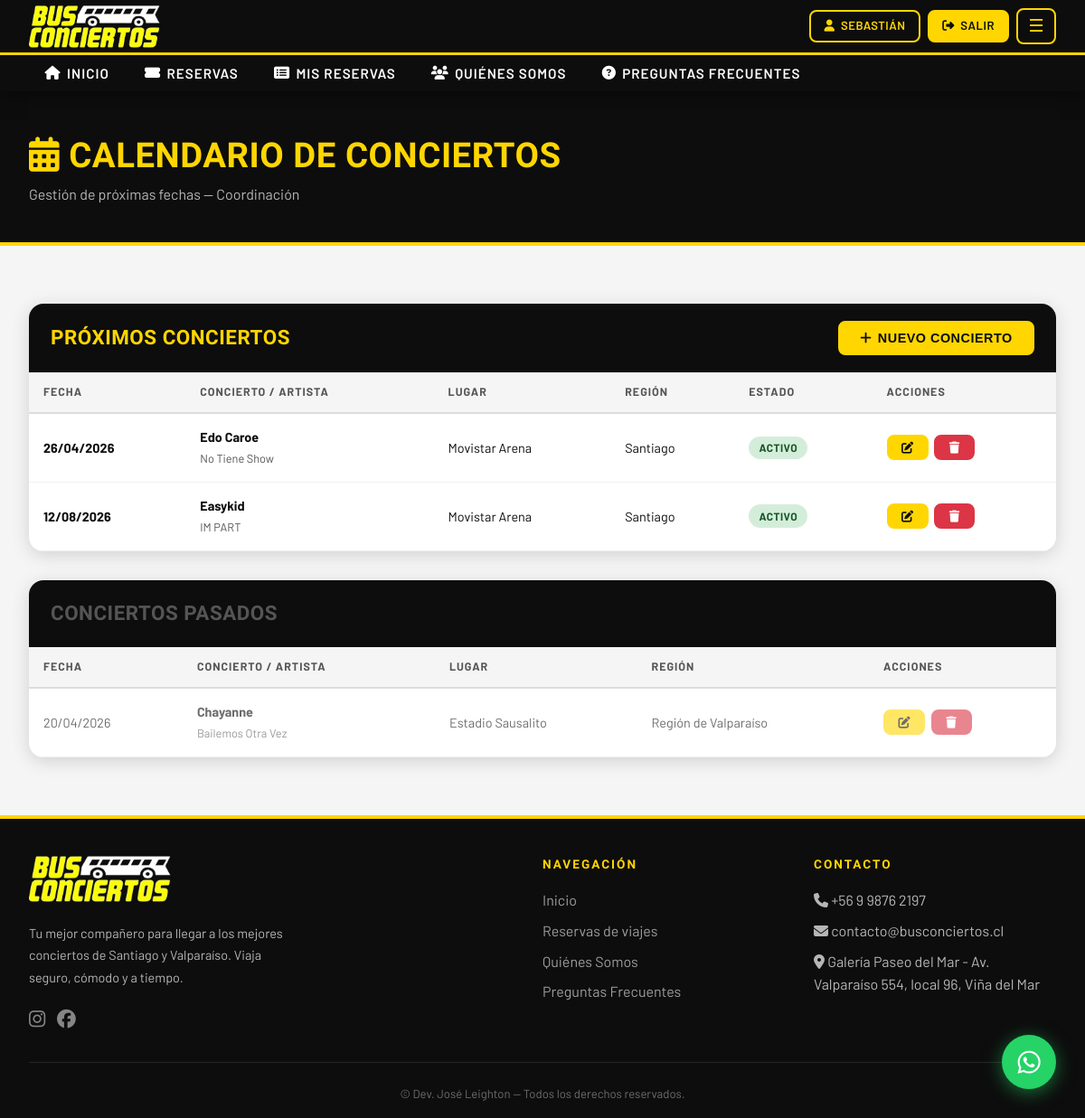
The page /calendario/ (signed in) on the database its author committed.
### core/models.py (models this page shows, shortened)
class Concierto(models.Model):
    REGION_CHOICES = [
        ('santiago', 'Santiago'),
        ('valparaiso', 'Región de Valparaíso'),
    ]
    nombre = models.CharField(max_length=200, verbose_name='Nombre del Concierto')
    artista = models.CharField(max_length=200, verbose_name='Artista / Banda')
    fecha = models.DateField(verbose_name='Fecha')
    lugar = models.CharField(max_length=300, verbose_name='Lugar / Recinto')
    region = models.CharField(max_length=20, choices=REGION_CHOICES, verbose_name='Región')
    descripcion = models.TextField(blank=True, verbose_name='Descripción')
    imagen_url = models.URLField(blank=True, verbose_name='URL Imagen')
    activo = models.BooleanField(default=True)
    class Meta:
        verbose_name = 'Concierto'
        verbose_name_plural = 'Conciertos'
        ordering = ['fecha']

### core/views.py (the view)
# urls.py: path('calendario/', views.calendario_conciertos, name='calendario_conciertos'),
@coordinador_required
def calendario_conciertos(request):
    hoy = timezone.now().date()
    proximos = Concierto.objects.filter(fecha__gte=hoy).order_by('fecha')
    pasados = Concierto.objects.filter(fecha__lt=hoy).order_by('-fecha')[:10]
    return render(request, 'core/calendario_conciertos.html', {
        'proximos': proximos,
        'pasados': pasados,
        'form': ConciertoForm(),
    })

### core/templates/core/calendario_conciertos.html (shortened to what this page needs)
{% extends 'base.html' %}
{% block content %}
<div class="page-header">
  <div class="container">
    <h1><i class="fa fa-calendar-alt"></i> Calendario de Conciertos</h1>
    <p>Gestión de próximas fechas — Coordinación</p>
  </div>
</div>
<section class="seccion" style="max-width:none;">
  <div class="tabla-wrapper">
    <div class="tabla-header">
      <h2>PRÓXIMOS CONCIERTOS</h2>
      <button type="button" class="btn btn-primary" onclick="abrirModalNuevoConcierto()"><i class="fa fa-plus"></i> Nuevo Concierto</button>
    </div>
    {% if proximos %}
    <div style="overflow-x:auto;">
      <table>
        <thead>
          <tr>
            <th>Fecha</th>
            <th>Concierto / Artista</th>
            <th>Lugar</th>
            <th>Región</th>
            <th>Estado</th>
            <th>Acciones</th>
          </tr>
        </thead>
        <tbody>
          {% for c in proximos %}
          <tr>
            <td><strong>{{ c.fecha|date:"d/m/Y" }}</strong></td>
            <td>
              <strong>{{ c.artista }}</strong><br>
              <span style="font-size:0.8rem;color:var(--gris-medio);">{{ c.nombre }}</span>
            </td>
            <td>{{ c.lugar }}</td>
            <td>{{ c.get_region_display }}</td>
            <td>
              {% if c.activo %}
                <span class="badge-estado badge-disponible">Activo</span>
              {% else %}
                <span class="badge-estado badge-cancelado">Inactivo</span>
              {% endif %}
            </td>
            <td>
              <div class="tabla-acciones">
                <button type="button" class="btn btn-primary btn-sm" title="Editar"
                  data-url="{% url 'editar_concierto' c.pk %}"
                  data-artista="{{ c.artista|escapejs }}"
                  data-nombre="{{ c.nombre|escapejs }}"
                  data-fecha="{{ c.fecha|date:'Y-m-d' }}"
                  data-lugar="{{ c.lugar|escapejs }}"
                  data-region="{{ c.region }}"
                  data-activo="{{ c.activo|yesno:'1,0' }}"
                  onclick="abrirModalEditarConcierto(this.dataset)">
                  <i class="fa fa-edit"></i>
                </button>
                <button type="button" class="btn btn-danger btn-sm" title="Eliminar"
                  data-url="{% url 'eliminar_concierto' c.pk %}"
                  data-nombre="{{ c.artista|escapejs }} — {{ c.nombre|escapejs }}"
                  onclick="abrirModalEliminarConcierto(this.dataset.url, this.dataset.nombre)">
                  <i class="fa fa-trash"></i>
                </button>
              </div>
            </td>
          </tr>
          {% endfor %}
        </tbody>
      </table>
    </div>
    {% else %}
    <div style="text-align:center;padding:3rem;">
      <p style="color:var(--gris-medio);">No hay conciertos próximos registrados.</p>
      <button type="button" class="btn btn-primary" style="margin-top:1rem;" onclick="abrirModalNuevoConcierto()"><i class="fa fa-plus"></i> Agregar primer concierto</button>
    </div>
    {% endif %}
  </div>
  {% if pasados %}
  <div class="tabla-wrapper" style="margin-top:2rem;">
    <div class="tabla-header">
      <h2 style="color:var(--gris-medio);">CONCIERTOS PASADOS</h2>
    </div>
    <div style="overflow-x:auto;">
      <table>
        <thead>
          <tr>
            <th>Fecha</th>
            <th>Concierto / Artista</th>
            <th>Lugar</th>
            <th>Región</th>
            <th>Acciones</th>
          </tr>
        </thead>
        <tbody>
          {% for c in pasados %}
          <tr style="opacity:0.6;">
            <td>{{ c.fecha|date:"d/m/Y" }}</td>
            <td>
              <strong>{{ c.artista }}</strong><br>
              <span style="font-size:0.8rem;color:var(--gris-medio);">{{ c.nombre }}</span>
            </td>
            <td>{{ c.lugar }}</td>
            <td>{{ c.get_region_display }}</td>
            <td>
              <div class="tabla-acciones">
                <button type="button" class="btn btn-primary btn-sm" title="Editar"
                  data-url="{% url 'editar_concierto' c.pk %}"
                  data-artista="{{ c.artista|escapejs }}"
                  data-nombre="{{ c.nombre|escapejs }}"
                  data-fecha="{{ c.fecha|date:'Y-m-d' }}"
                  data-lugar="{{ c.lugar|escapejs }}"
                  data-region="{{ c.region }}"
                  data-activo="{{ c.activo|yesno:'1,0' }}"
                  onclick="abrirModalEditarConcierto(this.dataset)">
                  <i class="fa fa-edit"></i>
                </button>
                <button type="button" class="btn btn-danger btn-sm" title="Eliminar"
                  data-url="{% url 'eliminar_concierto' c.pk %}"
                  data-nombre="{{ c.artista|escapejs }} — {{ c.nombre|escapejs }}"
                  onclick="abrirModalEliminarConcierto(this.dataset.url, this.dataset.nombre)">
                  <i class="fa fa-trash"></i>
                </button>
              </div>
            </td>
          </tr>
          {% endfor %}
        </tbody>
      </table>
    </div>
  </div>
  {% endif %}
</section>
{% endblock %}

### templates/base.html (shortened to what this page needs)
{% load static %}
<!DOCTYPE html>
<html lang="es">
<head>
  <link rel="stylesheet" href="https://cdnjs.cloudflare.com/ajax/libs/font-awesome/6.5.0/css/all.min.css" />
  <link rel="stylesheet" href="{% static 'css/main.css' %}" />
</head>
<body>
<nav class="navbar-bc">
  <div class="navbar-top">
    <div class="navbar-inner">
      <a href="{% url 'inicio' %}" class="brand">
        <img src="{% static 'img/logo-busconciertos.png' %}" alt="Bus Conciertos" class="brand-logo">
      </a>
      <div class="nav-actions">
        {% if user.is_authenticated %}
          <a href="{% url 'mi_perfil' %}" class="btn btn-outline btn-sm"><i class="fa fa-user"></i> {{ user.first_name|default:user.username }}</a>
          <a href="{% url 'logout' %}" class="btn btn-primary btn-sm"><i class="fa fa-sign-out-alt"></i> Salir</a>
          {% if user.is_superuser or user.groups.all.0.name == 'Administrador' or user.groups.all.0.name == 'Coordinador' %}
          <div class="nav-admin-dropdown">
            <button class="nav-admin-trigger" aria-label="Menú admin">☰</button>
          </div>
          {% endif %}
        {% else %}
          <a href="{% url 'login' %}" class="btn btn-outline btn-sm"><i class="fa fa-sign-in-alt"></i> Ingresar</a>
          <a href="{% url 'registro' %}" class="btn btn-primary btn-sm"><i class="fa fa-user-plus"></i> Registrarse</a>
        {% endif %}
      </div>
    </div>
  </div>
  <div class="nav-collapse">
    <ul class="nav-links">
      <li><a href="{% url 'inicio' %}"><i class="fa fa-home"></i> Inicio</a></li>
      <li><a href="{% url 'lista_viajes' %}"><i class="fa fa-ticket-alt"></i> Reservas</a></li>
      {% if user.is_authenticated %}
      <li><a href="{% url 'mis_reservas' %}"><i class="fa fa-list-alt"></i> Mis Reservas</a></li>
      {% endif %}
      <li><a href="{% url 'quienes_somos' %}"><i class="fa fa-users"></i> Quiénes Somos</a></li>
      <li><a href="{% url 'preguntas_frecuentes' %}"><i class="fa fa-question-circle"></i> Preguntas Frecuentes</a></li>
    </ul>
  </div>
</nav>
<main>
  {% block content %}{% endblock %}
</main>
<footer>
  <div class="footer-grid">
    <div>
      <div class="footer-brand"><img src="{% static 'img/logo-busconciertos.png' %}" alt="Bus Conciertos" style="height:52px;width:auto;"></div>
      <p style="font-size:0.9rem;max-width:300px;line-height:1.7;">
        Tu mejor compañero para llegar a los mejores conciertos de Santiago y Valparaíso. Viaja seguro, cómodo y a tiempo.
      </p>
      <div style="margin-top:1rem;display:flex;gap:0.8rem;">
        <a href="https://www.instagram.com/busconciertos/" target="_blank" rel="noopener" style="color:rgba(255,255,255,0.5);font-size:1.3rem;"><i class="fab fa-instagram"></i></a>
        <a href="https://www.facebook.com/busconciertos" target="_blank" rel="noopener" style="color:rgba(255,255,255,0.5);font-size:1.3rem;"><i class="fab fa-facebook"></i></a>
      </div>
    </div>
    <div>
      <h4>Navegación</h4>
      <ul>
        <li><a href="{% url 'inicio' %}">Inicio</a></li>
        <li><a href="{% url 'lista_viajes' %}">Reservas de viajes</a></li>
        <li><a href="{% url 'quienes_somos' %}">Quiénes Somos</a></li>
        <li><a href="{% url 'preguntas_frecuentes' %}">Preguntas Frecuentes</a></li>
      </ul>
    </div>
    <div>
      <h4>Contacto</h4>
      <ul>
        <li><i class="fa fa-phone"></i> +56 9 9876 2197</li>
        <li><i class="fa fa-envelope"></i> contacto@busconciertos.cl</li>
        <li><i class="fa fa-map-marker-alt"></i> Galería Paseo del Mar - Av. Valparaíso 554, local 96, Viña del Mar</li>
      </ul>
    </div>
  </div>
  <div class="footer-bottom">
    <p>&copy; {{ "now"|date:"Y" }} Dev. José Leighton — Todos los derechos reservados.</p>
  </div>
</footer>
<a href="https://wa.me/56998762197?text=Hola,%20quiero%20información%20sobre%20los%20viajes%20a%20conciertos"
   class="whatsapp-fab" target="_blank" rel="noopener" title="Consultas por WhatsApp">
  <i class="fab fa-whatsapp"></i>
</a>
</body>
</html>

### rows shown on the page
Concierto: fecha "26/04/2026", artista "Edo Caroe", nombre "No Tiene Show", lugar "Movistar Arena", region "Santiago", activo "ACTIVO"
Concierto: fecha "12/08/2026", artista "Easykid", nombre "IM PART", lugar "Movistar Arena", region "Santiago", activo "ACTIVO"
Concierto: fecha "20/04/2026", artista "Chayanne", nombre "Bailemos Otra Vez", lugar "Estadio Sausalito", region "Región de Valparaíso"

### other values the page prints
{{ user.first_name|default:user.username }} "SEBASTIÁN"
